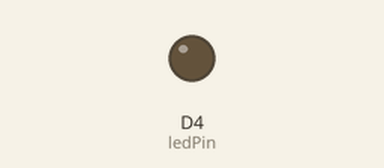
Simulated run of this sketch. Board: ESP8266 (NodeMCU). Parts: output pins drawn as LEDs (lit = HIGH). What the sketch prints to the serial monitor is not drawn.

Above: at 1.6 s.
At 52.8 s:
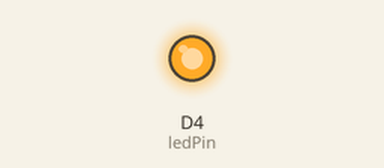
Timing chart, 0 to 54.3 s (numbered marks = the images above):
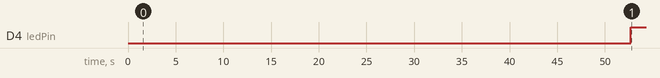

The sketch:

11_Ubidots_ReadButton_LED-Out.ino
```cpp
#include "UbidotsMicroESP8266.h"

#define DEVICE  "home_automation"  // Put here your Ubidots device label
#define VARIABLE  "cloudSwitch"  // Put here your Ubidots variable label
#define TOKEN  "BBFF-CTRSpeSd93nRjEFCKZHRVbrMoVLfiB"  // Put here your Ubidots TOKEN
#define WIFISSID "SSIDName" // Put here your Wi-Fi SSID
#define PASSWORD "password" // Put here your Wi-Fi password

#define ledPin D4

Ubidots client(TOKEN);

void setup()
{
  Serial.begin(115200);
  client.wifiConnection(WIFISSID, PASSWORD);
  pinMode(ledPin, OUTPUT);
}

void loop()
{
  int switchAtRemote = client.getValueWithDevice(DEVICE, VARIABLE);
  if (switchAtRemote != ERROR_VALUE)
  {
    Serial.print(F("value obtained -> Switch at Remote Location :"));
    Serial.println(switchAtRemote);
  }
  else
  {
    Serial.println(F("Error getting value"));
  }
  if (switchAtRemote > 0)
  {
    digitalWrite(ledPin, LOW);
  }
  else
  {
    digitalWrite(ledPin, HIGH);
  }
  delay(1000);
}
```

Measured:
- by itself, D4 (ledPin): LOW → HIGH at 52.7 s
